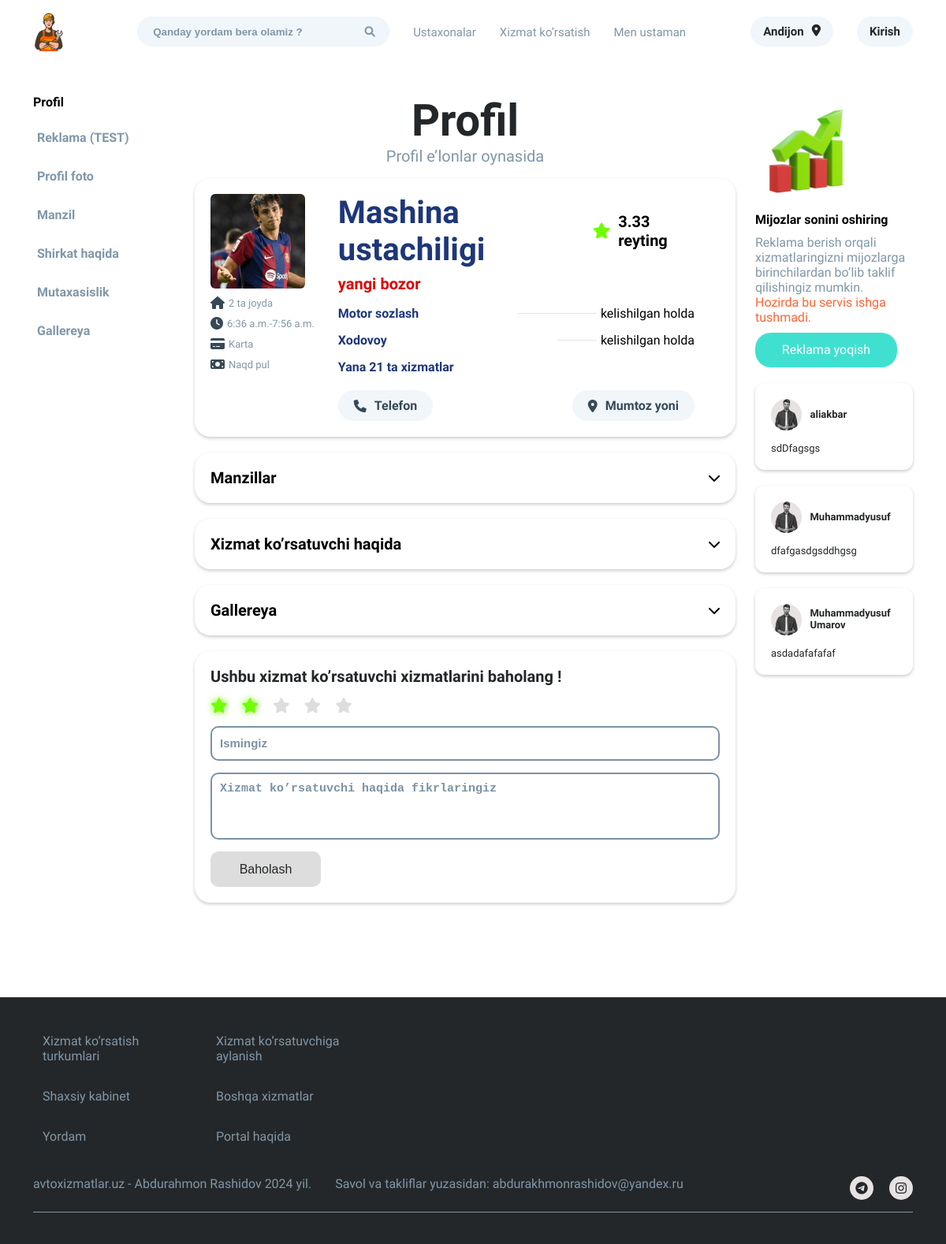
The page /workshop/details/mashina-ustachiligi/ on the database its author committed.
### Users/models.py (models this page shows, shortened)
class WorkshopProfile(models.Model):
    user = models.ForeignKey(User, on_delete=models.CASCADE, related_name='workshops')
    img = models.ImageField(upload_to='profile_images/',  blank=True)  # Profil rasmi
    company_name = models.CharField(max_length=255)  # Xizmat shirkat nomi
    slug = models.SlugField(max_length=255, unique=True)  # Xizmat shirkat nomi (slug)
    address = models.CharField(max_length=255)       # Manzil
    landmark = models.CharField(max_length=255)      # Mo’ljal
    phone1 = models.CharField(max_length=20)         # Telefon 1
    phone2 = models.CharField(max_length=20, blank=True, null=True)  # Telefon 2
    description = models.TextField()                 # Xizmatlar haqida
    services = models.ManyToManyField('ServiceType') # Xizmat turlari
    open_time = models.TimeField()                   # Ish boshlanishi
    close_time = models.TimeField()                  # Ish tugashi
    is_24_hours = models.BooleanField(default=False) # 24 soatmi
    work_days = models.CharField(max_length=100)     # Ish kunlari (json ko‘rinishda saqlansa bo'ladi)
    branch = models.ManyToManyField('self', blank=True, symmetrical=False, related_name='branches')  # Filiallar
    location_url = models.URLField(blank=True, null=True)  # Joylashuv URLsi
    class Meta:
        verbose_name = 'Workshop Profile'
        verbose_name_plural = 'Workshop Profiles'
        ordering = ['company_name']
    def avg_rating(self):
        ratings = WorkshopRating.objects.filter(workshop=self)
        if ratings.exists():
            return round(sum(r.rating for r in ratings) / ratings.count(),2)
        return 0

class WorkshopRating(models.Model):
    workshop = models.ForeignKey(WorkshopProfile, on_delete=models.CASCADE)
    username = models.CharField(max_length=150, blank=True, null=True)
    rating = models.IntegerField()
    comment = models.TextField()

class ServiceType(models.Model):
    name = models.CharField(max_length=100)
    slug = models.SlugField(max_length=100, unique=True)
    maincategory = models.ForeignKey('MainService', on_delete=models.CASCADE, related_name='service_types',blank=True, null=True)  # Asosiy xizmat turi

### main/views.py (the view, shortened to what this page needs)
# urls.py: path('workshop/details/<slug:slug>/', views.workshop_details, name='workshop_detail'),
def workshop_details(request, slug):
    workshop = get_object_or_404(WorkshopProfile, slug=slug)
    reviews = WorkshopRating.objects.filter(workshop=workshop).order_by('-id')
    gallery_images = WorkshopGallary.objects.filter(workshop=workshop)
    abouts = AboutWorker.objects.filter(workshop=workshop)
    context = {
        'workshop': workshop,
        'gallery_images': gallery_images if gallery_images.exists() else None,
        'abouts': abouts,
        'reviews': reviews,
    }
    return render(request, 'category-detail.html', context)

### Users/context_processors.py (called while the page is built)
def categories_processor(request):
    categories = ServiceType.objects.all()
    return {'categories': categories}

### templates/category-detail.html (shortened to what this page needs)
{% extends 'base.html' %}
{% load static %}
{% block content %}
<link rel="stylesheet" href="https://cdnjs.cloudflare.com/ajax/libs/baguettebox.js/1.8.1/baguetteBox.min.css">
    <main>
        <section>
            <div class="container">
                <div class="category__list">
                    <div class="category__left">
                        <p id="title" class="title">
                            Profil
                        </p>
                        <ul id="list">
                            <li>
                                <a href="#">
                                    <p>Reklama (TEST)</p>
                                </a>
                            </li>
                            <li>
                                <a href="#">
                                    <p>Profil foto</p>
                                </a>
                            </li>
                            <li>
                                <a href="#">
                                    <p>Manzil</p>
                                </a>
                            </li>
                            <li>
                                <a href="#">
                                    <p>Shirkat haqida</p>
                                </a>
                            </li>
                            <li>
                                <a href="#">
                                    <p>Mutaxasislik</p>
                                </a>
                            </li>
                            <li>
                                <a href="#">
                                    <p>Gallereya</p>
                                </a>
                            </li>
                        </ul>
                    </div>
                    <div class="category__items">
                        <h2>Profil</h2>
                        <p class="des">Profil e’lonlar oynasida</p>
                        <div class="category__items__list">
                            <div class="item">
                                <div class="item__left">
                                    <img src="{{ workshop.img.url }}" alt="">
                                    <ul>
                                        <li>
                                            <i class="fa-solid fa-house"></i>
                                            <p>2 ta joyda</p>
                                        </li>
                                        <li>
                                            <i class="fa-solid fa-clock"></i>
                                            <p>{{ workshop.open_time }}-{{ workshop.close_time }}</p>
                                        </li>
                                        <li>
                                            <i class="fa-solid fa-credit-card"></i>
                                            <p>Karta</p>
                                        </li>
                                        <li>
                                            <i class="fa-solid fa-money-bill"></i>
                                            <p>Naqd pul</p>
                                        </li>
                                    </ul>
                                </div>
                                <div class="item__right">
                                    <div class="item__right__top">
                                        <div class="reting">
                                            <div class="titles">
                                                <h3>{{ workshop.company_name }}</h3>
                                                <b><span><i class="fa-solid fa-star"></i></span>{{ workshop.avg_rating }} reyting </b>
                                            </div>
                                            <p>{{ workshop.address }}</p>
                                        </div>
                                        <div class="categorys" data-count="{{ workshop.services.count }}">
                                        <ul class="list1">
                                            {% for service in workshop.services.all %}
                                            <li class="{% if forloop.counter > 2 %}hidden{% endif %}">
                                                <a href="{% url 'main:category' service.slug %}">{{ service.name }}</a>
                                            </li>
                                            {% endfor %}
                                            {% if workshop.services.count > 2 %}
                                            <li class="toggle-btn-li">
                                            <a href="#" class="toggle-btn">Yana {{ workshop.services.count|add:"-2" }} ta xizmatlar</a>
                                            </li>
                                            {% endif %}
                                        </ul>
                                        <ul class="list2">
                                            {% for service in workshop.services.all|slice:":2" %}
                                            <li><span></span>kelishilgan holda</li>
                                            {% endfor %}
                                        </ul>
                                        </div>
                                    </div>
                                    <div class="item__right__bottom" style="cursor: pointer;">
                                        <a onclick="openModal()">
                                            <i class="fa-solid fa-phone"></i>
                                            Telefon
                                        </a>
                                        <a href="#">
                                            <i class="fa-solid fa-location-dot"></i>
                                            {{ workshop.landmark }}
                                        </a>
                                    </div>
                                </div>
                            </div>
                            <div class="detail__addres">
                                <div id="address" class="title">
                                    <h3>Manzillar</h3>
                                    <i class="fa-solid fa-chevron-down"></i>
                                </div>
                            </div>
                            <div class="detail__addres">
                                <div id="info" class="title">
                                    <h3>Xizmat ko’rsatuvchi haqida</h3>
                                    <i id="info-icon" class="fa-solid fa-chevron-down"></i>
                                </div>
                            </div>
                            <div class="detail__gallery">
                                <div id="gallery" class="title">
                                    <h3>Gallereya</h3>
                                    <i id="gallery-icon" class="fa-solid fa-chevron-down"></i>
                                </div>
                            </div>
                            <form class="detail__form" method="post">
                                <h3>Ushbu xizmat ko’rsatuvchi xizmatlarini baholang !</h3>
                                <p>
                                    <span class="star-rating">
                                        <label for="rate-1" style="--i:1"><i class="fa-solid fa-star"></i></label>
                                        <label for="rate-2" style="--i:2"><i class="fa-solid fa-star"></i></label>
                                        <label for="rate-3" style="--i:3"><i class="fa-solid fa-star"></i></label>
                                        <label for="rate-4" style="--i:4"><i class="fa-solid fa-star"></i></label>
                                        <label for="rate-5" style="--i:5"><i class="fa-solid fa-star"></i></label>
                                    </span>
                                </p>
                                <input class="inp" type="text" name = "name" placeholder="Ismingiz">
                                <textarea name="review" placeholder="Xizmat ko’rsatuvchi haqida fikrlaringiz"></textarea>
                                <button type="submit">Baholash</button>
                            </form>
                        </div>
                    </div>
                    <div class="category__right">
                        <ul>
                            <div>
                                <img src="{% static './assets/img/category/up.png' %}" alt="">
                                <b>Mijozlar sonini oshiring</b>
                                <p>
                                    Reklama berish orqali xizmatlaringizni mijozlarga birinchilardan bo’lib taklif
                                    qilishingiz
                                    mumkin. <span>Hozirda bu servis ishga tushmadi.</span>
                                </p>
                                <a href="/">Reklama yoqish</a>
                            </div>
                        {% for review in reviews %}
                            <li class="revews">
                                <div class="items">
                                    <img src="{% static './assets/img/home/register1.png' %}" alt="">
                                    <div>
                                        <p>{{ review.username }}</p>
                                    </div>
                                </div>
                                <p class="text">{{ review.comment }}</p>
                            </li>
                        {% endfor %}
                        </ul>
                    </div>
                </div>
            </div>
        </section>
    </main>
{% endblock %}

### rows shown on the page
WorkshopProfile: img (picture), open_time "6:36 a.m.", close_time "7:56 a.m.", company_name "Mashina ustachiligi", avg_rating "3.33", address "yangi bozor", services.count|add "21", landmark "Mumtoz yoni"
ServiceType: name "Motor sozlash"
ServiceType: name "Xodovoy"
WorkshopRating: username "aliakbar", comment "sdDfagsgs"
WorkshopRating: username "Muhammadyusuf", comment "dfafgasdgsddhgsg"
WorkshopRating: username "Muhammadyusuf Umarov", comment "asdadafafafaf"
